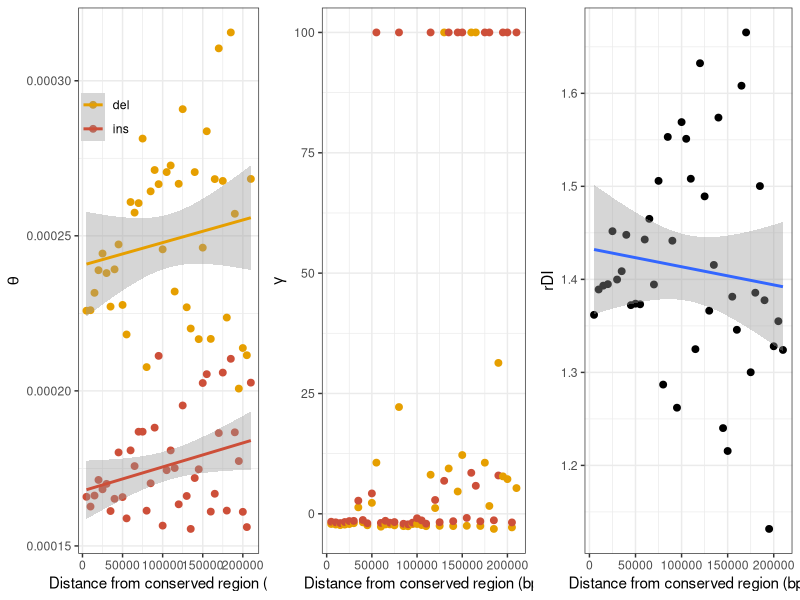

R code for this plot:
# Title     : distance anavar 5kb nc with UCNEs and genes - 1 class model
# Objective : plots anavar results for 5kb distance windows using non coding data
# Created by: henryjuho
# Created on: 28/11/2017

library(ggplot2)
library(gridExtra)
library(gtools)

cbPalette <- c("#E69F00", 'tomato 3', 'steel blue', "#999999", "#56B4E9", "#009E73", "#F0E442", "#0072B2", "#D55E00", "#CC79A7")

prox_data = subset(read.csv('gt_sel_neu_ref_conserveddist_discrete_5kb.results.csv'), bin!='43-137')

prox_data$bin = factor(prox_data$bin, levels=mixedsort(as.character(subset(prox_data, sel_type=='sel' & var_type=='ins')$bin)))
prox_data$distance = as.numeric(prox_data$bin) * 5000

ins_theta = subset(prox_data, sel_type == 'sel' & var_type == 'ins', select=c(bin, theta, distance))
colnames(ins_theta) = c('bin', 'ins_theta', 'distance')

cor.test(as.numeric(ins_theta$ins_theta), ins_theta$distance, method='spearman', exact=NULL)

del_theta = subset(prox_data, sel_type == 'sel' & var_type == 'del', select=c(bin, theta, distance))
colnames(del_theta) = c('bin', 'del_theta', 'distance')

cor.test(as.numeric(del_theta$del_theta), del_theta$distance, method='spearman', exact=NULL)

rdi_data = as.data.frame(cbind(ins_theta, del_theta$del_theta))
rdi_data$rdi = rdi_data$del_theta / rdi_data$ins_theta

cor.test(as.numeric(rdi_data$rdi), as.numeric(rdi_data$bin), method='spearman', exact=NULL)

theta_plot = ggplot(subset(prox_data, sel_type=='sel'), aes(x=distance, y=theta, colour=var_type)) +
      geom_point(stat='identity', size = 2) +
      theme_bw() +
      geom_smooth(method='lm')+
      scale_colour_manual(values=cbPalette) +
      ylab(expression(theta))  + xlab('Distance from conserved region (bp)') +
      theme(legend.title = element_blank(), legend.position = c(0.15, 0.8), legend.background = element_blank())

gamma_plot = ggplot(subset(prox_data, sel_type=='sel'), aes(x=distance, y=gamma, colour=var_type)) +
      geom_point(stat='identity', size = 2) +
      theme_bw() +
      scale_colour_manual(values=cbPalette) +
      ylab(expression(gamma))  + xlab('Distance from conserved region (bp)') +
      theme(legend.title = element_blank(), legend.position = 'none', legend.background = element_blank())

rdi_plot = ggplot(rdi_data, aes(x=distance, y=rdi)) +
      geom_point(stat='identity', size = 2) +
      theme_bw() +
      geom_smooth(method='lm') +
      ylab('rDI')  + xlab('Distance from conserved region (bp)')

png(file='distance_estimates_5kb_nc_UCNE_discrete.png', width=9, height=3, units='in', res=360)

grid.arrange(theta_plot, gamma_plot, rdi_plot, nrow=1)

dev.off()
